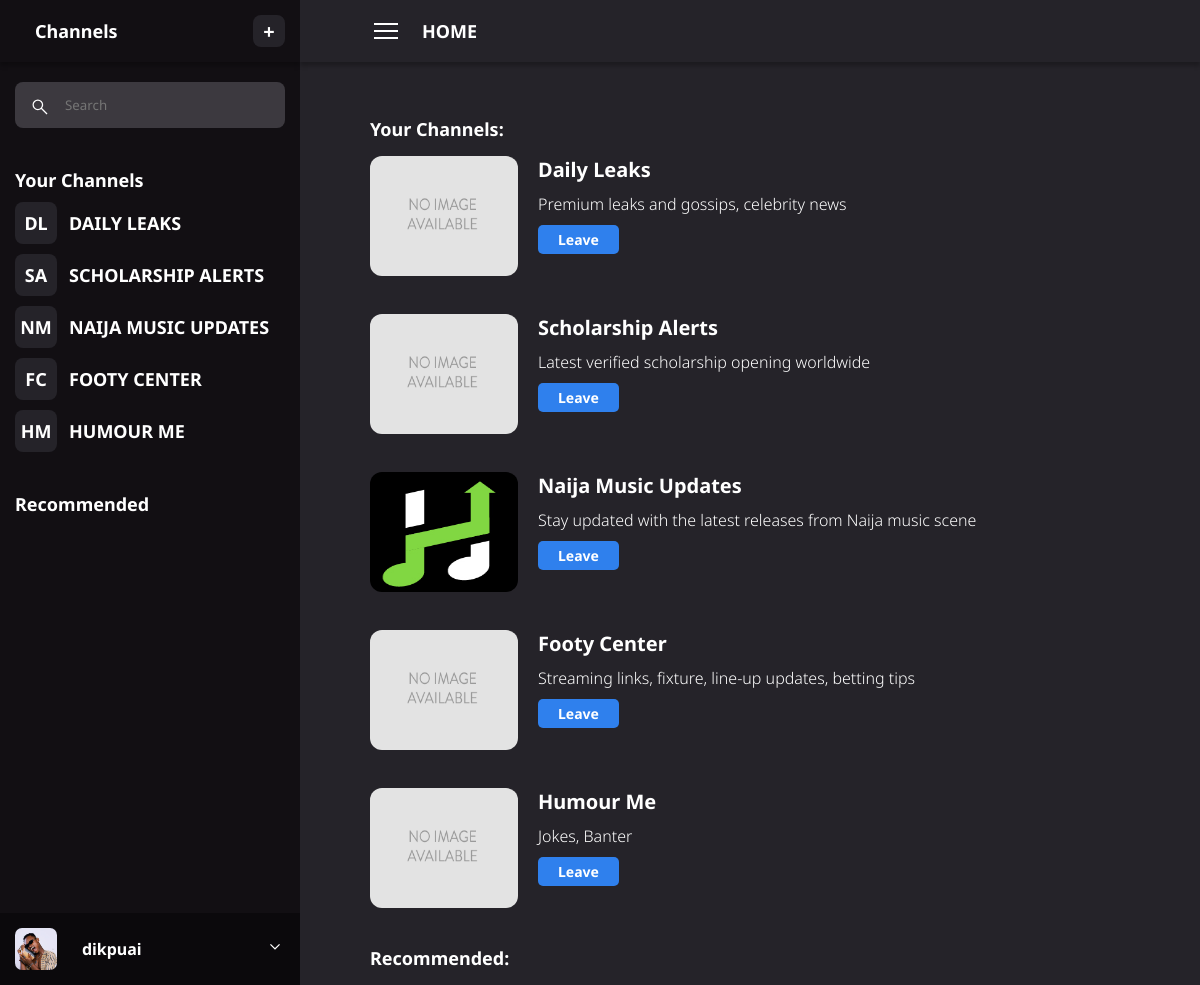
Screenshot of / (signed in) with the database file from the repository.
### chatroom/models.py (models this page shows, shortened)
class Channel(models.Model):
  title = models.CharField(max_length=100)
  slug = models.SlugField(max_length=200,unique=True)
  desc = models.CharField(max_length=250)
  created_by = models.ForeignKey(User, on_delete=models.SET_NULL, related_name='channels_created', null=True)
  channel_pic = models.ImageField(blank=True, null=True)
  members = models.ManyToManyField(Member, related_name='channels', blank=True)
  def image_url(self):
    if self.channel_pic and hasattr(self.channel_pic, 'url'):
      return self.channel_pic.url
    else:
      return '/static/chatroom/temp-images/no_image.png'
  def get_absolute_url(self):
    return reverse('chatroom:channel_detail', args=[self.slug])
  def channel_abv(self):
    abv = ''
    slug=str(self.slug)
    slug_split = slug.split('-')
    for x in slug_split:
      abv+=x[0]
    return abv[:2]

class Member(models.Model):
  user = models.OneToOneField(User, on_delete=models.CASCADE, related_name='member')
  photo = models.ImageField(blank=True, null=True )

### chatroom/views.py (the view)
# urls.py: path('',views.home, name='home'),
@login_required
def home(req):
    username = req.user.get_username()
    user_obj = User.objects.get(username=username)
    user_channel_list = user_obj.member.channels.all()
    channel_list = Channel.objects.exclude(id__in=user_channel_list)
    new_channel_form = ChannelForm()
    context = {
        'previous': False,
        'channel_title': 'Channels',
        'channel_list': channel_list,
        'user_channel_list': user_channel_list,
      'new_channel_form':new_channel_form
    }
    return render(req, 'chatroom/parts/home.html', {'context': context})

### chatroom/templates/chatroom/parts/home.html (shortened to what this page needs)
{% extends '../base.html' %}
{% load static %}
{% block sidebar %}
<div id="sidebar">
      <div id="sidebar-top">
        <span id="channels-link"><a href="">{{context.channel_title}}</a></span>
        <span id="add-channel">&#43;</span>
      </div>
      <div id="sidebar-middle">
        <div id="search">
          <form action="{% url 'chatroom:search' %}" >
            <img src="{% static 'chatroom/temp-images/search.svg' %}" alt="" id="search-icon" />
            <input type="search" name="search" id="search-input" placeholder="Search">
          </form>
        </div>
        <div id="channel-list">
         <span class="channel-list-title">Your Channels</span>
          {% for y in context.user_channel_list %}
          <a href="{{ y.get_absolute_url }}" class="channel-item">
            <div class="channel-item-no">
              {{y.channel_abv}}
            </div>
            <div class="channel-item-name">
              {{y.title}}
            </div>
          </a>
          {% empty %}
          <span>You've not joined any channel yet</span>
          {% endfor %}
        </div>
        <div id="channel-list">
          <span class="channel-list-title">Recommended</span>
        </div>
      </div>
      {% include './sidebar_bottom.html' %}
    </div>
{% endblock %}
{% block main %}
<div id="main">
      <div id="main-top">
        <img src="{% static 'chatroom/temp-images/menu-solid.svg' %}" alt="" id="menu-icon">
        <p>Home</p>
      </div>
      <div id="main-middle" ">
        <h3 class="channel-listing-heading">Your Channels:</h3>
        {% for x in context.user_channel_list %}
        <div class="channel-listing-item">
          <div class="channel-listing-item-dp" >
            <a href="{{x.get_absolute_url}}" target="_self">
            <img src="{{ x.image_url }}" alt="" /> </a>
          </div>
          <div class="channel-listing-item-right">
            <div class="channel-listing-item-title">
              <a href="{{x.get_absolute_url}}" target="_self">{{ x.title }}</a>
            </div>
            <div class="channel-listing-item-desc">
              <p>
                {{ x.desc | truncatewords:20  }}
              </p>
            </div>
            <div class="channel-listing-item-cta">
              <a href="{% url 'chatroom:leave_channel' x.slug %}">
                Leave
              </a>
            </div>
          </div>
        </div>
        {% endfor %}
        <h3 class="channel-listing-heading">Recommended:</h3>
      </div>
    </div>
{% endblock %}

### chatroom/templates/chatroom/parts/sidebar_bottom.html (shortened to what this page needs)
{% load static %}
<div id="sidebar-bottom">
        {% if request.user.member.photo.url %}
        <img src="{{request.user.member.photo.url}}" alt="" id="sidebar-dp" />
        {% else %}
        <img src="{% static 'chatroom/temp-images/no_images.png' %}" alt="" id="sidebar-dp" />
        {% endif %}
        <div id="sidebar-extra">
          <p id="sidebar-display-name">
            {{request.user.username}}
          </p>
          <span id="sidebar-bottom-expander">
            <img src="{% static 'chatroom/temp-images/down-arrow.svg' %}" alt="" id="sidebar-bottom-expander-icon">
          </span>
        </div>
      </div>

### chatroom/static/chatroom/styles.css (style rules this page uses)
* { margin: 0; padding: 0; box-sizing: border-box; color: white; font-family: "noto sans", sans-serif; }
a { text-decoration: none; }
body { width: 100%; height: 100vh; }
#sidebar { background-color: #120f13; display: flex; flex-direction: column; font-weight:700; height: 100vh; overflow:scroll; }
#sidebar-top { font-size:18px; display: flex; justify-content: space-between; padding: 15px; display: flex; align-items: center; box-shadow: 0px 4px 4px rgba(0, 0, 0, 0.25); height: 62px; }
#channels-link { margin-right: auto; margin-left:20px; }
#add-channel { background-color: #252329; height: 32px; width: 32px; display: flex; justify-content: center; align-items: center; border-radius: 8px; font-size:20px; cursor:pointer; }
#sidebar-middle { font-size:18px; margin: 20px 15px; display: flex; flex-direction: column; height: auto; }
#search { margin-bottom:25px; }
#search-input { position: relative; background-color: #3c393f; border: unset; border-radius: 8px; width: 100%; height: 46px; padding-left:50px; }
#search-icon { height:20px; width:20px; position:absolute; z-index:100; margin:15px; }
#channel-list { margin:15px 0; }
.channel-item { display: flex; align-items: center; text-transform: uppercase; margin: 10px 0; }
.channel-item-no { background-color: #252329; height: 42px; width: 42px; display: flex; justify-content: center; align-items: center; border-radius: 8px; margin-right: 12px; }
#sidebar-bottom { display: flex; margin-top:auto; padding: 15px; align-items:center; background-color:#0B090C; }
#sidebar-dp { width: 42px; height: 42px; border-radius:7px; }
#sidebar-extra { display: flex; align-items:center; justify-content:space-between; width:100%; }
#sidebar-display-name { margin: 0 25px; }
#sidebar-bottom-expander { position: relative; cursor:pointer; }
#sidebar-bottom-expander img { height: 20px; }
#main { background-color: #252329; display: flex; flex-direction: column; font-weight:700; height: 100vh; overflow:scroll; }
#main-top { position:sticky; font-size:18px; text-transform:uppercase; display: flex; padding: 15px 70px; display: flex; align-items: center; box-shadow: 0px 4px 4px rgba(0, 0, 0, 0.25); height: 62px; }
#menu-icon { width:32px; height:32px; margin-right:20px; }
#main-top p { height: 32px; display: flex; align-items: center; }
#main-middle { padding: 20px 50px 0 70px; margin-right:20px; margin-top:20px; }
.channel-listing-heading { margin:15px 0; font-size:18px; }
.channel-listing-item { display: grid; margin-bottom: 38px; grid-template-columns: 1fr 4fr; column-gap:20px; height:120px; }
.channel-listing-item-right { width:100%; height:100%; display:flex; flex-direction:column; }
.channel-listing-item-title { font-weight:700; font-size:20px; text-transform:capitalize; }
.channel-listing-item-desc { font-weight:300; font-size:16px; margin-top:10px; }
.channel-listing-item-cta { height: auto; display: flex; }
.channel-listing-item-cta a { margin-right: 10px; margin-top:10px; padding: 5px 20px; border-radius: 5px; font-size:14px; background-color: #2F80ED; }
.channel-listing-item-dp { width:100%; height:120px; }
.channel-listing-item-dp img { width: 100%; height: 100%; object-fit: fill; border-radius:12px; }

### rows the page displays
Channel: channel_abv "DL", title "DAILY LEAKS", title "Daily Leaks", desc "Premium leaks and gossips, celebrity news"
Channel: channel_abv "SA", title "SCHOLARSHIP ALERTS", title "Scholarship Alerts", desc "Latest verified scholarship opening worldwide"
Channel: channel_abv "NM", title "NAIJA MUSIC UPDATES", image_url (picture), title "Naija Music Updates", desc "Stay updated with the latest releases from Naija music scene"
Channel: channel_abv "FC", title "FOOTY CENTER", title "Footy Center", desc "Streaming links, fixture, line-up updates, betting tips"
Channel: channel_abv "HM", title "HUMOUR ME", title "Humour Me", desc "Jokes, Banter"

### other values shown
{{ context.channel_title }} "Channels"
{{ request.user.username }} "dikpuai"
